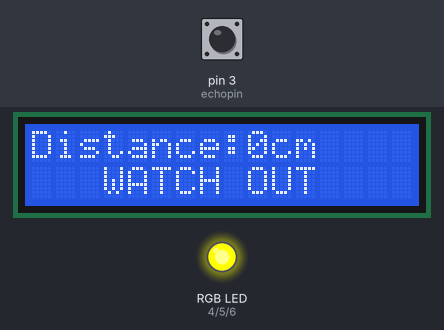
This sketch was run on a simulated Arduino Uno, built with avr-gcc and run on an emulated ATmega328P. Shown: 16×2 character LCD, an RGB LED mixed from three pins (HIGH = lit). Dashed ring = blinking. The inputs (shaded band) are chosen by the test bench; at power-on: pin 3 (echopin) LOW. Pins used as bus, display or sensor lines are not drawn.

Above: at 1.6 s.
1.7 s: pin 3 (echopin) pulsed HIGH 2 times (0.12 s each, 0.3 s apart)
At 2.8 s:
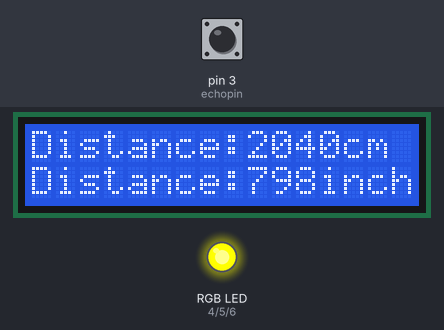
At 3.3 s:
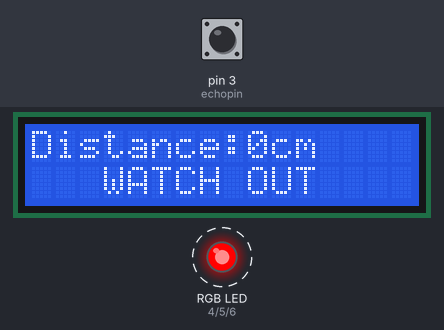
Timing chart, 0 to 11.3 s (numbered marks = the images above; inputs shaded):
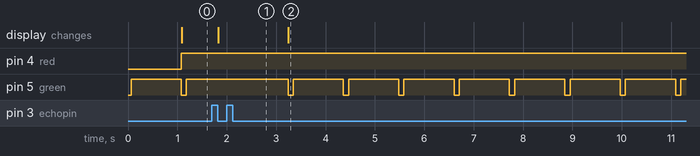

Measured:
- after the input at 1.7 s, the display: changes after 0.12 s (image 1)
- by itself, pin 5 (green): alternates HIGH for 1.0 s and LOW for 0.11 s

The sketch:

Proximity_Sensor.ino
```cpp
#include <hcsr04.h>                                       //Library for ultrasonic sensor
#include <LiquidCrystal.h>                                //Library for LCD screen

//Pins for the ultrasonic sensor
#define trigpin 2
#define echopin 3

//Pins for the RGB LED
#define blue 6
#define green 5
#define red 4

//Variable for the buzzer
int buzzer = 1;

//initializing the utrasonic sensor and LCD
HCSR04 hcsr04(trigpin, echopin, 20, 4000);
LiquidCrystal lcd(7, 8, 9, 10, 11, 12);

//variables for the time and distance
long duration;
int distanceCm, distanceInch;

void setup()
{
  Serial.begin(9600);
  lcd.begin(16, 2);
  pinMode(trigpin, OUTPUT);
  pinMode(echopin, INPUT);

  pinMode(blue, OUTPUT);
  pinMode(green, OUTPUT);
  pinMode(red, OUTPUT);
}

void loop()
{
  //green light is always on
  digitalWrite(green, HIGH);

  //buzzer is always at low frequency
  digitalWrite(buzzer, LOW);

  digitalWrite(trigpin, LOW);
  delay(2);
  digitalWrite(trigpin, HIGH);
  delay(10);
  digitalWrite(trigpin, LOW);

  duration = pulseIn(echopin, HIGH);
  distanceCm = duration * 0.034 / 2;
  distanceInch = duration * 0.0133 / 2;

  //printing the distance in cm
  lcd.setCursor(0, 0);
  lcd.print("Distance:");
  lcd.print(distanceCm);
  lcd.print("cm");

  //printing the distance in in
  lcd.setCursor(0, 2);
  lcd.print("Distance:");
  lcd.print(distanceInch);
  lcd.print("inch");


  if (distanceCm <= 5)
  {
  //turns the rgb LED red when distance is less than 5cm
  digitalWrite(red, HIGH);
  digitalWrite(green, LOW);
  digitalWrite(blue, LOW);

  //displays warning message when distance is less than 5cm
  lcd.clear();
  lcd.setCursor(0, 0);
  lcd.print("Distance:");
  lcd.print(distanceCm);
  lcd.print("cm");
  lcd.setCursor(3,2);
  lcd.print("WATCH OUT");
  }

  delay(100);
}
```
